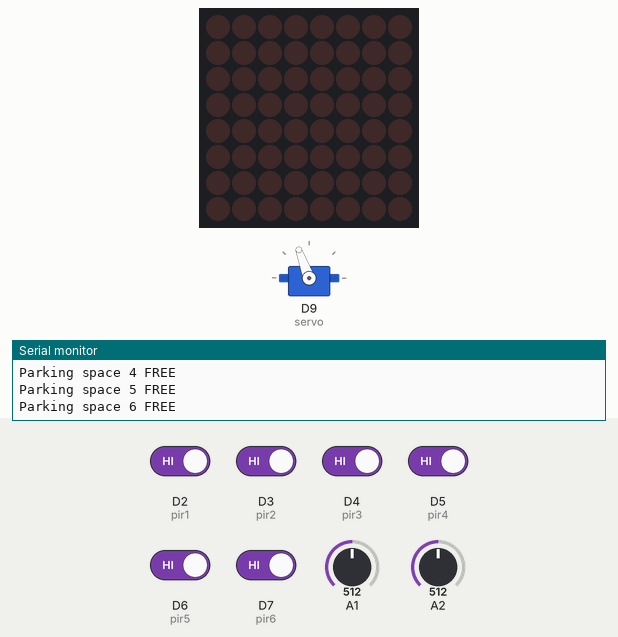
Simulated run of this sketch. Board: Arduino MKR. Parts: servo, 8×8 LED matrix, the last lines printed to the serial monitor. The inputs (shaded band) are chosen by the test bench; at power-on: D2 (pir1), D3 (pir2), D4 (pir3), D5 (pir4), D6 (pir5), D7 (pir6) HIGH, A1 = 512, A2 = 512. WiFi joins after 1.5 s; servers stay silent unless stated; no MQTT or app messages arrive unless stated.

Above: at 2.7 s.
2.8 s: D2 (pir1) driven LOW
At 3.7 s:
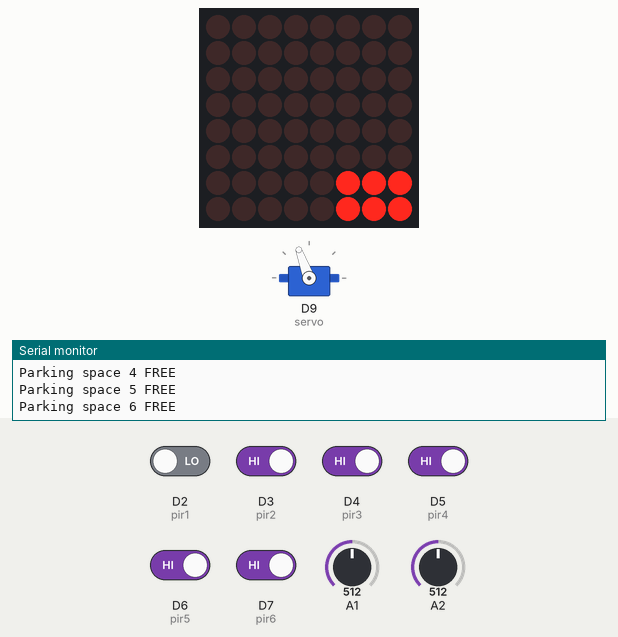
4.5 s: D3 (pir2) driven LOW
At 5.2 s:
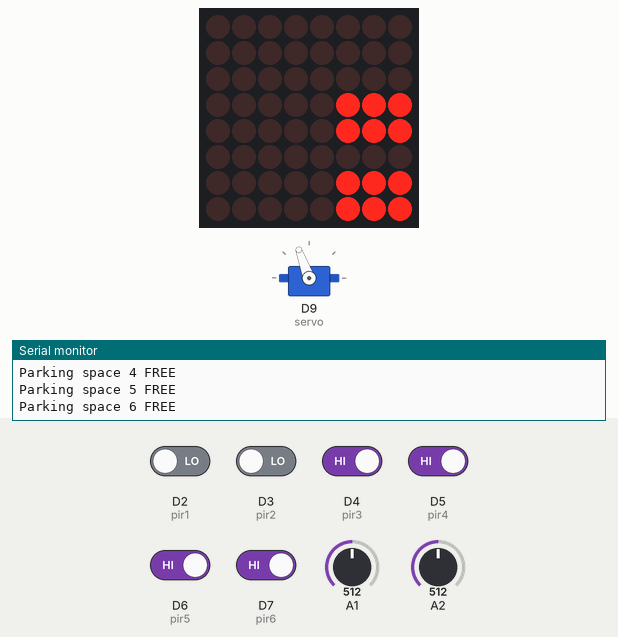
6.0 s: D4 (pir3) driven LOW
At 6.8 s:
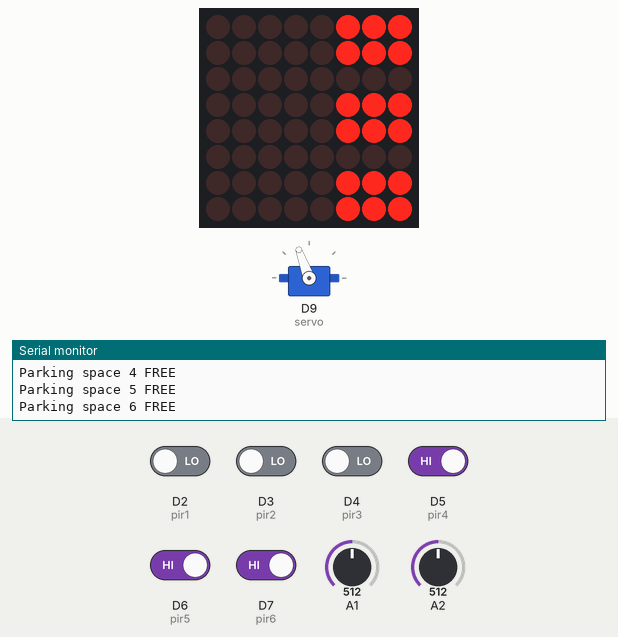
7.5 s: D5 (pir4) driven LOW
At 8.4 s:
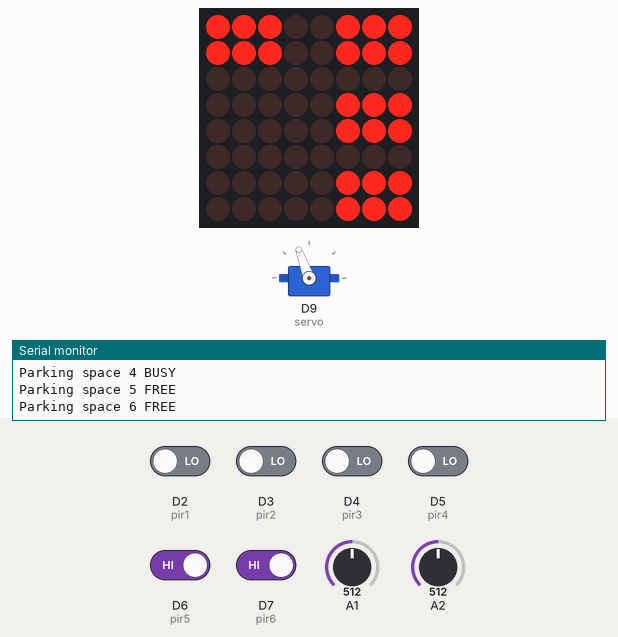
9.1 s: D6 (pir5) driven LOW
At 10.0 s:
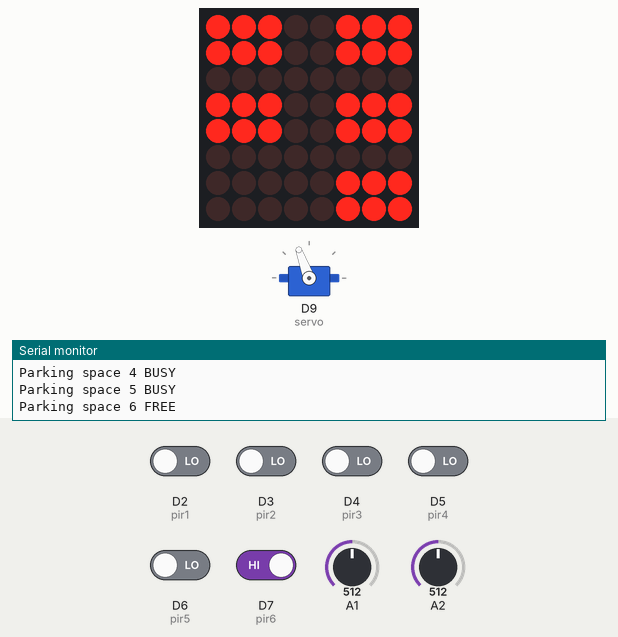
10.6 s: D7 (pir6) driven LOW
At 11.5 s:
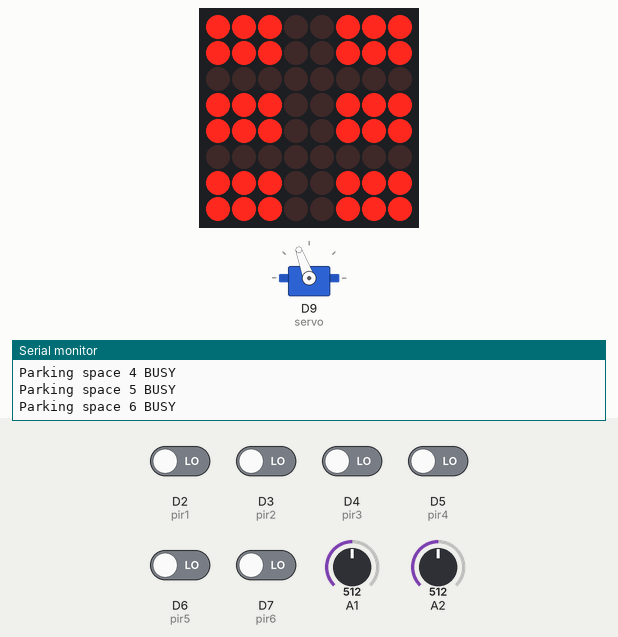
Timing chart, 0 to 13.1 s (numbered marks = the images above; inputs shaded):
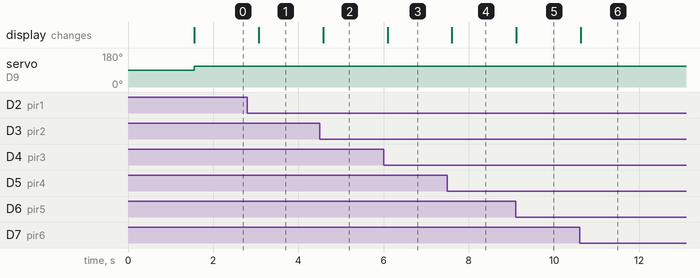

The sketch:

Parking.ino
```cpp
#include "LedControl.h"
#include <WiFiNINA.h>
#include <PubSubClient.h>
#include <Servo.h>

const char* ssid = "";
const char* password = "";

const char* mqtt_server = "192.168.1.22";
const int mqtt_port = 1885; //default 1833
const char *topic = "topic/parking";


WiFiClient rev2Client; // WiFi client

PubSubClient client(rev2Client); //MQTT client

String str = "";

const int pir1 = 2; // input pin (IR LED parking space 1)
const int pir2 = 3; // input pin (IR LED parking space 2)
const int pir3 = 4; // input pin (IR LED parking space 3)
const int pir4 = 5; // input pin (IR LED parking space 4)
const int pir5 = 6; // input pin (IR LED parking space 5)
const int pir6 = 7; // input pin (IR LED parking space 6)

// output of IR sensors
int sensorOut1 = HIGH;  // HIGH = FREE
int sensorOut2 = HIGH;
int sensorOut3 = HIGH;
int sensorOut4 = HIGH;
int sensorOut5 = HIGH;
int sensorOut6 = HIGH;

//set it to 1 if i can execute the count
int flag = 0;
int freeSlots = 6;


Servo servo; //inizialize micro servo 9g

//const int numDevices = 4;
const int numDevices = 1;

unsigned long delaytime = 1000;

LedControl lc = LedControl(11,13,10,numDevices);


void setup() {

  Serial.begin(9600);

  pinMode(pir1, INPUT);
  pinMode(pir2, INPUT);
  pinMode(pir3, INPUT);
  pinMode(pir4, INPUT);
  pinMode(pir5, INPUT);
  pinMode(pir6, INPUT);

  //attach the servo to pin 9
  servo.attach(9);

  lc.shutdown (0,false);
  lc.setIntensity(0,8);
  lc.clearDisplay(0);


  WiFi.begin(ssid, password);

  // Start WiFi connection:
  Serial.print("\nConnecting to WiFi...");
  while (WiFi.status() != WL_CONNECTED) {
    delay(500);
    Serial.print(".");
  }
  Serial.println();
  Serial.println("Connected to the WiFi network.");
  Serial.print("ARDUINOIP_Address:");
  Serial.println(WiFi.localIP());

  // MQTT connection:
  Serial.println();
  client.setServer(mqtt_server, mqtt_port);

  if (!client.connected()) {
    reconnect();
  }

}

void loop() {

  //lc.clearDisplay(0);

  // reads the input on analog pin A2 (value between 0 and 1023)
  int analogValueEntry = analogRead(A1);

  // reads the input on analog pin A1 (value between 0 and 1023)
  int analogValueExit = analogRead(A2);


  if(analogValueEntry < 800 && analogValueExit > 800){
    if(freeSlots > 0){

      Serial.println("Entry: open the bar.");
      servo.write(110);

      if(flag == 0){
        flag = 1;
        freeSlots--;
      }
    }

  }else if (analogValueEntry > 800 && analogValueExit < 800){
    Serial.println("Exit: open the bar.");
    servo.write(110);

    if(flag == 0){
      flag = 1;
      freeSlots++;
    }

  }else if (analogValueEntry < 800 && analogValueExit < 800){
    Serial.println("Leave the bar open");
    servo.write(110);
  }else{
    Serial.println("Leave the bar closed or close it");
    servo.write(150);
    flag = 0;
  }


  Serial.println(freeSlots);


  //parking space 1
  sensorOut1 = digitalRead(pir1);

  if(sensorOut1==LOW){
    setPlace(1,true);
    Serial.println("Parking space 1 BUSY");
  }
  else{
    setPlace(1,false);
    Serial.println("Parking space 1 FREE");
  }

  //parking space 2
  sensorOut2 = digitalRead(pir2);

  if(sensorOut2==LOW){
    setPlace(2,true);
    Serial.println("Parking space 2 BUSY");
  }
  else{
    setPlace(2,false);
    Serial.println("Parking space 2 FREE");
  }

  //parking space 3
  sensorOut3 = digitalRead(pir3);

  if(sensorOut3 == LOW){
    setPlace(3,true);
    Serial.println("Parking space 3 BUSY");
  }
  else{
    setPlace(3,false);
    Serial.println("Parking space 3 FREE");
  }

  //parking space 4
  sensorOut4 = digitalRead(pir4);
  if(sensorOut4 ==LOW){
    setPlace(4,true);
    Serial.println("Parking space 4 BUSY");
  }
  else{
    setPlace(4,false);
    Serial.println("Parking space 4 FREE");
  }

  //parking space 5
  sensorOut5 = digitalRead(pir5);
  if(sensorOut5 == LOW){
    setPlace(5,true);
    Serial.println("Parking space 5 BUSY");
  }
  else{
    setPlace(5,false);
    Serial.println("Parking space 5 FREE");
  }

  //parking space 6
  sensorOut6 = digitalRead(pir6);
  if(sensorOut6 == LOW){
    setPlace(6,true);
    Serial.println("Parking space 6 BUSY");
  }
  else{
    setPlace(6,false);
    Serial.println("Parking space 6 FREE");
  }

  str = "{\"free\":"+String(freeSlots)+", \"slot1\":"+String(!sensorOut1)+", \"slot2\":"+String(!sensorOut2)+", \"slot3\":"+String(!sensorOut3)+", \"slot4\":"+String(!sensorOut4)+", \"slot5\":"+String(!sensorOut5)+", \"slot6\": "+String(!sensorOut6)+"}";

  sendMessage(str);

  delay(500);

}

//funtion to show on led matrix the status of each parking space
void setPlace(int number, boolean state){
  int row = 0;
  int column = 0;

  switch(number){
    case 1 :
      row = 6; column = 5; break;

    case 2 :
      row = 3; column = 5; break;

    case 3 :
      row = 0; column = 5; break;

    case 4 :
      row = 0; column = 0; break;

    case 5 :
      row = 3; column = 0; break;

    case 6 :
      row = 6; column = 0; break;

  }

  lc.setLed(0,row,column,state);
  lc.setLed(0,row,column+1,state);
  lc.setLed(0,row,column+2,state);

  lc.setLed(0,row+1,column,state);
  lc.setLed(0,row+1,column+1,state);
  lc.setLed(0,row+1,column+2,state);
}

// publish message
void sendMessage(String str){
    int str_len = str.length() + 1;
    char char_array[str_len];
    str.toCharArray(char_array, str_len);
    boolean rc = client.publish(topic,char_array);
}


void reconnect() {
  // Loop until we're reconnected
  Serial.print("Attempting MQTT connection...");
  while (!client.connected()) {
    Serial.print("...");
    // Attempt to connect
    if (client.connect("REV2")) {
    Serial.println();
    Serial.println("Connected to the mosquitto Broker.");
    } else {
    Serial.print("failed, rc=");
    Serial.print(client.state());
    Serial.println("Try again in 5 seconds.");
    delay(5000);
    }
  }
}
```

Measured:
- after the input at 2.8 s, the display: changes after 0.27 s (image 1)
- after the input at 4.5 s, the display: changes after 0.08 s (image 2)
- after the input at 6.0 s, the display: changes after 0.09 s (image 3)
- after the input at 7.5 s, the display: changes after 0.10 s (image 4)
- after the input at 9.1 s, the display: changes at once (image 5)
- after the input at 10.6 s, the display: changes at once (image 6)
